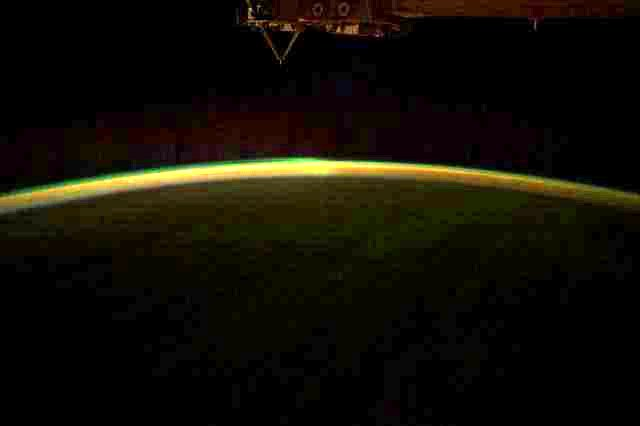
#> input picture 602 - Python/Assignment 7 - Scipy/practice/space/ixppn.jpg, 640 x 426 px; its folder holds only this picture in this run
$ jupyter execute --allow-errors 'Practice - Scipy.ipynb'   (Python 2 division)   (older library calls are emulated)
#> lines starting #> are read from the running program, lines starting #| are printed output that depends on the picture
[cell 1]
import numpy as np
from scipy.optimize import curve_fit

# Creating a function to model and create data
def func(x, a, b):
    return a * x + b

# Generating clean data
x = np.linspace(0, 10, 100)
y = func(x, 1, 2)

# Adding noise to the data

yn = y + 12.1 * np.random.normal(size=len(x))

# Executing curve_fit on noisy data
popt, pcov = curve_fit(func, x, yn)

np.cov(x)

# popt returns the best fit values for parameters of
# the given model (func).
print(popt)
print(pcov)

#yfit = [popt[1] + popt[0]*xi for xi in x]
#print(popt[1])

#> (the rest of this cell did not finish here and is left out)

[cell 2]
def func(x, a, b):
    return a * x + b

score = np.array([[90,60,90],[90,90,30],[60,60,60],[60,60,90],[30,30,30]])

score1 = np.array([[90,90,60,60,30],[60,90,60,60,30],[90,30,60,90,30]])
x = np.array([1,2,3,4,5])

print np.cov(score1)

[cell 3]
# Creating a function to model and create data
def func(x, a, b, c):
    return a*np.exp(-(x-b)**2/(2*c**2))

# Generating clean data
x = np.linspace(0, 10, 100)
y = func(x, 1, 5, 2)
# Adding noise to the data
yn = y + 0.2 * np.random.normal(size=len(x))
# Executing curve_fit on noisy data
popt, pcov = curve_fit(func, x, yn)

print(popt)
print(pcov)

#yfit = [popt[1] + popt[0]*xi for xi in x]
#print(popt[1])

#> (the rest of this cell did not finish here and is left out)

[cell 4]
# Two-Gaussian model
def func(x, a0, b0, c0, a1, b1,c1):
    return a0*np.exp(-(x - b0) ** 2/(2 * c0 ** 2))\
+ a1 * np.exp(-(x - b1) ** 2/(2 * c1 ** 2))
# Generating clean data
x = np.linspace(0, 20, 200)
y = func(x, 1, 3, 1, -2, 15, 0.5)
# Adding noise to the data
yn = y + 0.5 * np.random.normal(size=len(x))
# Since we are fitting a more complex function,
# providing guesses for the fitting will lead to
# better results.
guesses = [1, 3, 1, 1, 15, 1]
# Executing curve_fit on noisy data
popt, pcov = curve_fit(func, x, yn,
p0=guesses)

print(popt)
print(pcov)

#> (the rest of this cell did not finish here and is left out)

#> (a cell that did not finish here is left out)

[cell 6]
# Defining function to simplify intersection solution
def findIntersection(func1, func2, x0):
    return fsolve(lambda x : func1(x) - func2(x), x0)
# Defining functions that will intersect
funky = lambda x : np.cos(x / 5) * np.sin(x / 2)
line = lambda x : 0.01 * x - 0.5
# Defining range and getting solutions on intersection points
x = np.linspace(0,45,10000)
#> (the rest of this cell did not finish here and is left out)

[cell 7]
from scipy.interpolate import interp1d
# Setting up fake data
x = np.linspace(0, 10 * np.pi, 20)
y = np.cos(x)
# Interpolating data
fl = interp1d(x, y, kind='linear')
fq = interp1d(x, y, kind='quadratic')
# x.min and x.max are used to make sure we do not
# go beyond the boundaries of the data for the
# interpolation.
xint = np.linspace(x.min(), x.max(), 1000)
yintl = fl(xint)
yintq = fq(xint)

#> (the rest of this cell did not finish here and is left out)

[cell 8]
import matplotlib.pyplot as mpl
from scipy.interpolate import UnivariateSpline
# Setting up fake data with artificial noise
sample = 30
x = np.linspace(1, 10 * np.pi, sample)
y = np.cos(x) + np.log10(x) + np.random.randn(sample) / 10
# Interpolating the data
f = UnivariateSpline(x, y, s=1)
# x.min and x.max are used to make sure we do not
# go beyond the boundaries of the data for the
# interpolation.
xint = np.linspace(x.min(), x.max(), 1000)
yint = f(xint)

mpl.plot(xint,yint)
mpl.show()
#> figure, not shown here; curve peaks at x = 31.42, y = 2.59

[cell 9]
from scipy.interpolate import griddata
# Defining a function
ripple = lambda x, y: np.sqrt(x**2 + y**2)+np.sin(x**2 + y**2)
# Generating gridded data. The complex number defines
# how many steps the grid data should have. Without the
# complex number mgrid would only create a grid data structure
# with 5 steps.
grid_x, grid_y = np.mgrid[0:5:1000j, 0:5:1000j]
# Generating sample that interpolation function will see
xy = np.random.rand(1000, 2)
sample = ripple(xy[:,0] * 5 , xy[:,1] * 5)
# Interpolating data with a cubic
grid_z0 = griddata(xy * 5, sample, (grid_x, grid_y), method='cubic')

print(sample)

[cell 10]
import seaborn as sns
import matplotlib.pyplot as mpl
import numpy as np

mpl.hist([np.random.rand(1000),np.random.rand(1000)],stacked=True)
mpl.show()
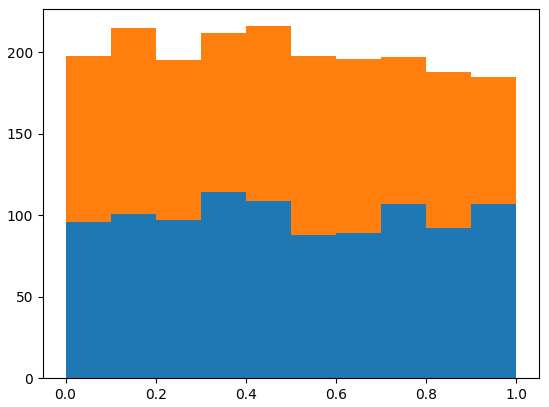
#> figure drawn by matplotlib, 1 panel; tallest bar 114 high, from x = 0.3 to 0.4; tallest bar 114 high, from x = 0.1 to 0.2

[cell 11]
from scipy.optimize import fsolve
line = lambda x: x + 3
solution = fsolve(line, -2)
print solution

mpl.plot(solution)
mpl.show()

[cell 12]
from scipy.optimize import fsolve
import matplotlib.pyplot as mpl
import numpy as np
# Defining function to simplify intersection solution
def findIntersection(func1, func2, x0):
    return fsolve(lambda x : func1(x) - func2(x), x0)

# Defining functions that will intersect
funky = lambda x : np.cos(x / 5) * np.sin(x / 2)
line = lambda x : 0.01 * x - 0.5
# Defining range and getting solutions on intersection points
x = np.linspace(0,45,10000)
result = findIntersection(funky, line, [15, 20, 30, 35, 40, 45])
# Printing out results for x and y
print(result, line(result))


mpl.plot(x,funky(x))
mpl.plot(x,line(x))
mpl.plot(result, line(result))

mpl.show()
#> figure, not shown here; curve peaks at x = 28.74, y = 0.837; curve peaks at x = 45, y = -0.05

[cell 13]
import numpy as np
import matplotlib.pyplot as mpl
from scipy.interpolate import UnivariateSpline
# Setting up fake data with artificial noise
sample = 30
x = np.linspace(1, 10 * np.pi, sample)
y = np.cos(x) + np.log10(x) + np.random.randn(sample) / 10
# Interpolating the data
f = UnivariateSpline(x, y, s=1)
# x.min and x.max are used to make sure we do not
# go beyond the boundaries of the data for the
# interpolation.
xint = np.linspace(x.min(), x.max(), 1000)
yint = f(xint)


mpl.plot(xint,f(xint))
mpl.plot(x,y)

mpl.show()
#> figure, not shown here; curve peaks at x = 31.42, y = 2.66; curve peaks at x = 31.42, y = 2.65

[cell 14]
from scipy.interpolate import griddata
# Defining a function
ripple = lambda x, y: np.sqrt(x**2 + y**2)+np.sin(x**2 + y**2)
# Generating gridded data. The complex number defines
# how many steps the grid data should have. Without the
# complex number mgrid would only create a grid data structure
# with 5 steps.
grid_x, grid_y = np.mgrid[0:5:1000j, 0:5:1000j]
# Generating sample that interpolation function will see
xy = np.random.rand(1000, 2)
sample = ripple(xy[:,0] * 5 , xy[:,1] * 5)
# Interpolating data with a cubic
grid_z0 = griddata(xy * 5, sample, (grid_x, grid_y), method='cubic')

mpl.plot(grid_x,ripple(grid_x,grid_y))
mpl.show()
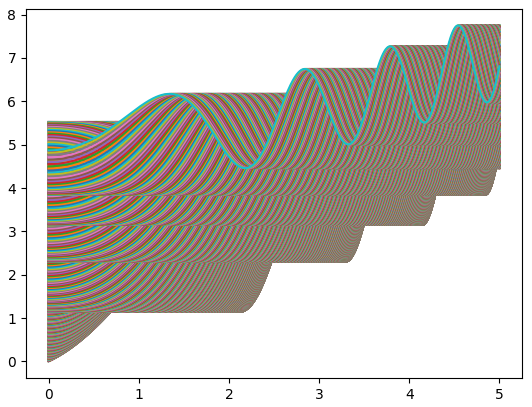
#> figure drawn by matplotlib, 1 panel; curve peaks at x = 4.53, y = 5.52; curve peaks at x = 4.53, y = 5.52; curve peaks at x = 4.53, y = 5.52

[cell 15]
import numpy as np
from scipy.integrate import quad
# Defining function to integrate
func = lambda x: np.cos(np.exp(x)) ** 2
# Integrating function with upper and lower
# limits of 0 and 3, respectively
solution = quad(func, 0, 3)
print solution

x = np.linspace(0, 3)
# The first element is the desired value
# and the second is the error.
# (1.296467785724373, 1.397797186265988e-09)

mpl.plot(x,func(x))
mpl.show()
#> figure, not shown here; curve peaks at x = 1.84, y = 1

[cell 16]
from scipy.integrate import quad, trapz
# Setting up fake data
x = np.sort(np.random.randn(150) * 4 + 4).clip(0,5)
func = lambda x: np.sin(x) * np.cos(x ** 2) + 1
y = func(x)
# Integrating function with upper and lower
# limits of 0 and 5, respectively
fsolution = quad(func, 0, 5)
dsolution = trapz(y, x=x)

print('fsolution = ' + str(fsolution[0]))
print('dsolution = ' + str(dsolution))
print('The difference is ' + str(np.abs(fsolution[0] - dsolution)))

mpl.plot(x,func(x))
mpl.show()
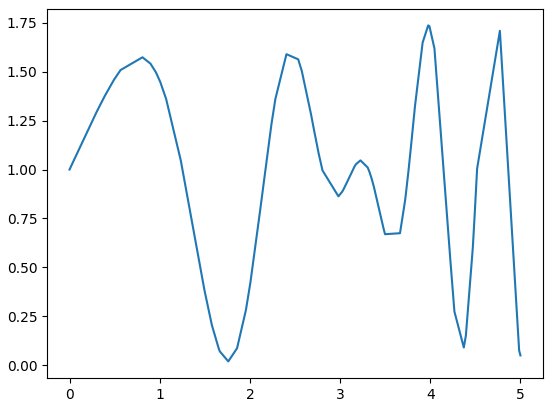
#> figure drawn by matplotlib, 1 panel

[cell 17]
import numpy as np
from scipy.stats import norm
# Set up the sample range
x = np.linspace(-5,15,1000)
# Here set up the parameters for the normal distribution,
# where loc is the mean and scale is the standard deviation.
dist = norm(loc=5, scale=1)
# Retrieving norm's PDF and CDF
pdf = dist.pdf(x)
cdf = dist.cdf(x)
# Here we draw out 500 random values from the norm.
sample = dist.rvs(500)
#print(sample)

mpl.plot(x,pdf)
mpl.plot(x,cdf)

mpl.show()
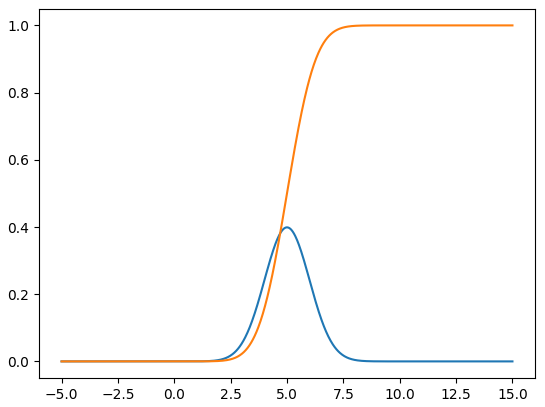
#> figure drawn by matplotlib, 1 panel; curve peaks at x = 4.99, y = 0.399; curve peaks at x = 13.3, y = 1

mpl.hist(sample)
mpl.show()
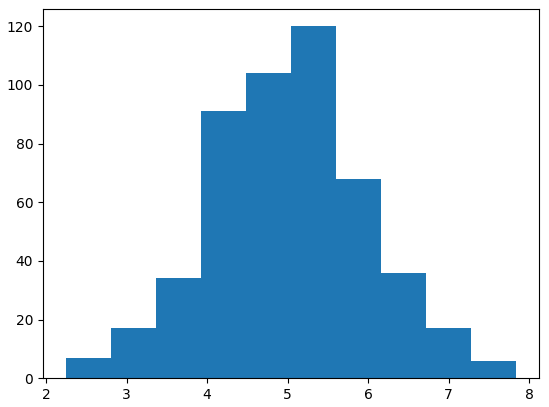
#> figure drawn by matplotlib, 1 panel; tallest bar 120 high, from x = 5.04 to 5.6

[cell 18]
from scipy.stats import geom
# Here set up the parameters for the geometric distribution.
p = 0.5
dist = geom(p)
# Set up the sample range.
x = np.linspace(0, 5, 1000)
# Retrieving geom's PMF and CDF
pmf = dist.pmf(x)
cdf = dist.cdf(x)
# Here we draw out 500 random values.
sample = dist.rvs(500)


mpl.plot(x,pmf)
mpl.plot(x,cdf)

mpl.show()
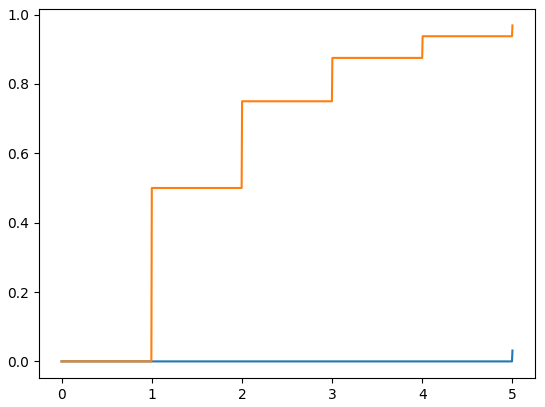
#> figure drawn by matplotlib, 1 panel; curve peaks at x = 5, y = 0.0312; curve peaks at x = 5, y = 0.969

mpl.hist(sample)
mpl.show()
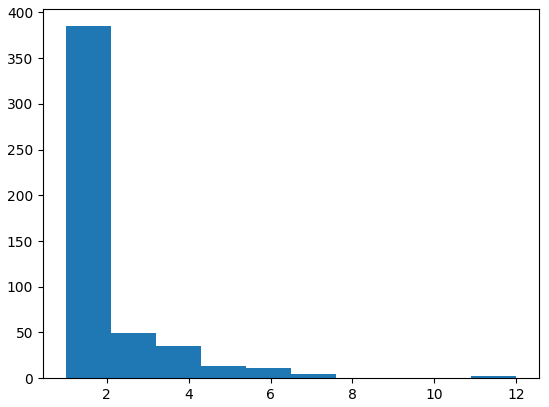
#> figure drawn by matplotlib, 1 panel; tallest bar 385 high, from x = 1 to 2.1

[cell 19]
import numpy as np
from scipy import stats
# Generating a normal distribution sample
# with 100 elements
sample = np.random.randn(100)
# normaltest tests the null hypothesis.
out = stats.normaltest(sample)
print('normaltest output')
print('Z-score = ' + str(out[0]))
print('P-value = ' + str(out[1]))
# kstest is the Kolmogorov-Smirnov test for goodness of fit.
# Here its sample is being tested against the normal distribution.
# D is the KS statistic and the closer it is to 0 the better.
out = stats.kstest(sample, 'norm')
print('\nkstest output for the Normal distribution')
print('D = ' + str(out[0]))
print('P-value = ' + str(out[1]))
# Similarly, this can be easily tested against other distributions,
# like the Wald distribution.
out = stats.kstest(sample, 'wald')
print('\nkstest output for the Wald distribution')
print('D = ' + str(out[0]))
print('P-value = ' + str(out[1]))

[cell 20]
import numpy as np
from scipy import stats
# Generating a normal distribution sample
# with 100 elements
sample = np.random.randn(100)
# The harmonic mean: Sample values have to
# be greater than 0.
out = stats.hmean(sample[sample > 0])
print('Harmonic mean = ' + str(out))
# The mean, where values below -1 and above 1 are
# removed for the mean calculation
out = stats.tmean(sample, limits=(-1, 1))
print('\nTrimmed mean = ' + str(out))
# Calculating the skewness of the sample
out = stats.skew(sample)
print('\nSkewness = ' + str(out))
# Additionally, there is a handy summary function called
# describe, which gives a quick look at the data.
out = stats.describe(sample)
print('\nSize = ' + str(out[0]))
print('Min = ' + str(out[1][0]))
print('Max = ' + str(out[1][1]))
print('Mean = ' + str(out[2]))
print('Variance = ' + str(out[3]))
print('Skewness = ' + str(out[4]))
print('Kurtosis = ' + str(out[5]))

[cell 21]
import rpy2.rinterface as rpy
rpy.initr()
#> (this line was passed over: rpy2 is not available in this run)
#> (the rest of this cell did not finish here and is left out)

[cell 22]
# import and initialize
import rpy2.rinterface as ri
ri.initr()
#> (this line was passed over: rpy2 is not available in this run)

# make a function to rename column i
def rename_col_i(m, i, name):
    m.do_slot("dimnames")[1][i] = name

# create a matrix
matrix = ri.baseenv["matrix"]
rlist = ri.baseenv["list"]
print(rlist)
#> (the rest of this cell did not finish here and is left out)

[cell 23]
import numpy as np
from scipy.cluster import vq
# Creating data
c1 = np.random.randn(100, 2) + 5
c2 = np.random.randn(30, 2) - 5
c3 = np.random.randn(50, 2)
# Pooling all the data into one 180 x 2 array
data = np.vstack([c1, c2, c3])
# Calculating the cluster centroids and variance
# from kmeans
centroids, variance = vq.kmeans(data, 3)
# The identified variable contains the information
# we need to separate the points in clusters
# based on the vq function.
identified, distance = vq.vq(data, centroids)
# Retrieving coordinates for points in each vq
# identified core
vqc1 = data[identified == 0]
vqc2 = data[identified == 1]
vqc3 = data[identified == 2]

data1 = np.vstack([vqc1, vqc2, vqc3])

mpl.scatter(data,data1)
#mpl.plot(c2,vqc2)
mpl.show()
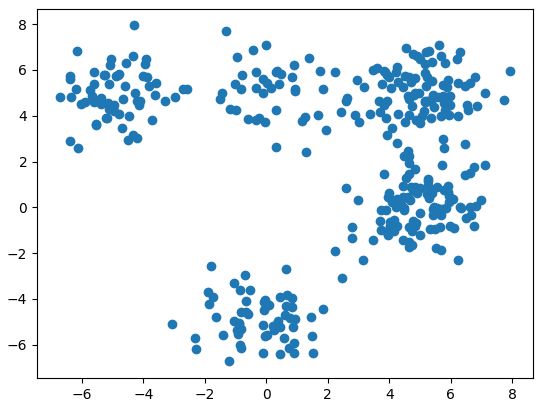
#> figure drawn by matplotlib, 1 panel


#print(centroids)

[cell 24]
import numpy as np
import matplotlib.pyplot as mpl
from mpl_toolkits.mplot3d import Axes3D
from scipy.spatial.distance import pdist, squareform
import scipy.cluster.hierarchy as hy
# Creating a cluster of clusters function
def clusters(number = 20, cnumber = 5, csize = 10):
    # Note that the way the clusters are positioned is Gaussian randomness.
#> called with number = 20, cnumber = 5, csize = 10
    rnum = np.random.rand(cnumber, 2)
    rn = rnum[:,0] * number
    rn = rn.astype(int)
    rn[np.where(rn < 5 )] = 5
    rn[np.where(rn > number/2. )] = round(number / 2., 0)
    ra = rnum[:,1] * 2.9
    ra[np.where(ra < 1.5)] = 1.5
    cls = np.random.randn(number, 3) * csize

    # Random multipliers for central point of cluster
    rxyz = np.random.randn(cnumber-1, 3)
    for i in xrange(cnumber-1):
        tmp = np.random.randn(rn[i+1], 3)
        x = tmp[:,0] + ( rxyz[i,0] * csize )
        y = tmp[:,1] + ( rxyz[i,1] * csize )
        z = tmp[:,2] + ( rxyz[i,2] * csize )
        tmp = np.column_stack([x,y,z])
        cls = np.vstack([cls,tmp])
    return cls
# Generate a cluster of clusters and distance matrix.
cls = clusters()
D = pdist(cls[:,0:2])
D = squareform(D)
# Compute and plot first dendrogram.
fig = mpl.figure(figsize=(8,8))
ax1 = fig.add_axes([0.09,0.1,0.2,0.6])
Y1 = hy.linkage(D, method='complete')
cutoff = 0.3 * np.max(Y1[:, 2])
Z1 = hy.dendrogram(Y1, orientation='right', color_threshold=cutoff)
ax1.xaxis.set_visible(False)
ax1.yaxis.set_visible(False)
# Compute and plot second dendrogram.
ax2 = fig.add_axes([0.3,0.71,0.6,0.2])
Y2 = hy.linkage(D, method='average')
cutoff = 0.3 * np.max(Y2[:, 2])
Z2 = hy.dendrogram(Y2, color_threshold=cutoff)
ax2.xaxis.set_visible(False)
ax2.yaxis.set_visible(False)
# Plot distance matrix.
ax3 = fig.add_axes([0.3,0.1,0.6,0.6])
idx1 = Z1['leaves']
idx2 = Z2['leaves']
D = D[idx1,:]
D = D[:,idx2]
ax3.matshow(D, aspect='auto', origin='lower', cmap=mpl.cm.YlGnBu)
ax3.xaxis.set_visible(False)
ax3.yaxis.set_visible(False)
# Plot colorbar.
fig.savefig('cluster_hy_f01.pdf', bbox = 'tight')
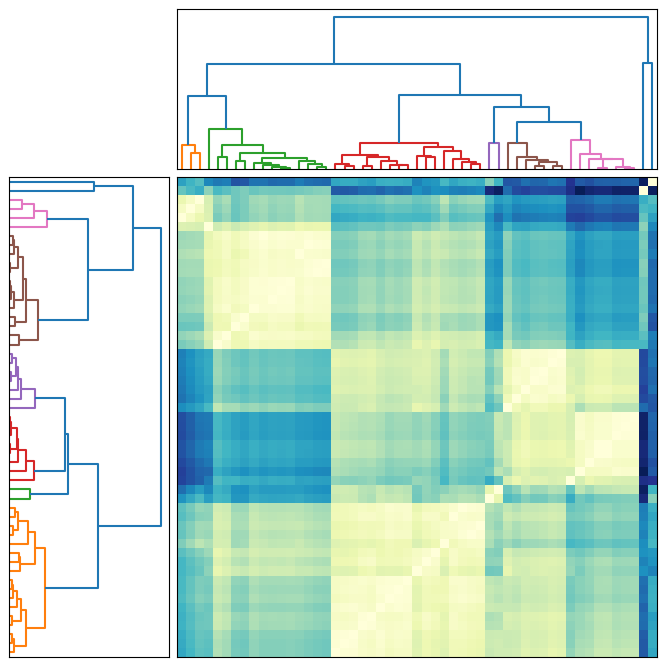
#> figure drawn by matplotlib, 3 panels

[cell 25]
# Same imports and cluster function from the previous example
# follow through here.
# Here we define a function to collect the coordinates of
# each point of the different clusters.
def group(data, index):
    number = np.unique(index)
    groups = []
    for i in number:
        groups.append(data[index == i])
    return groups
# Creating a cluster of clusters
cls = clusters()
# Calculating the linkage matrix
Y = hy.linkage(cls[:,0:2], method='complete')
# Here we use the fcluster function to pull out a
# collection of flat clusters from the hierarchical
# data structure. Note that we are using the same
# cutoff value as in the previous example for the dendrogram
# using the 'complete' method.
cutoff = 0.3 * np.max(Y[:, 2])
index = hy.fcluster(Y, cutoff, 'distance')
# Using the group function, we group points into their
# respective clusters.
groups = group(cls, index)
# Plotting clusters
fig = mpl.figure(figsize=(6, 6))
ax = fig.add_subplot(111)
colors = ['r', 'c', 'b', 'g', 'orange', 'k', 'y', 'gray']
for i, g in enumerate(groups):
    i = np.mod(i, len(colors))
    ax.scatter(g[:,0], g[:,1], c=colors[i], edgecolor='none', s=50)
    ax.xaxis.set_visible(False)
    ax.yaxis.set_visible(False)
fig.savefig('cluster_hy_f02.pdf', bbox = 'tight')
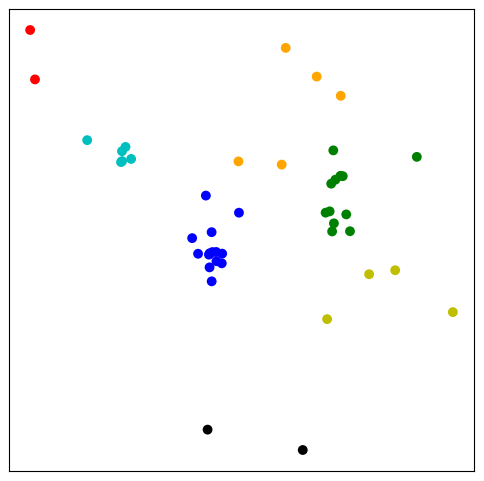
#> figure drawn by matplotlib, 1 panel

[cell 26]
import numpy as np
from scipy.misc import imread, imsave
from glob import glob
# Getting the list of files in the directory
files = glob('space/*.JPG')

# Opening up the first image for loop
im1 = imread(files[0]).astype(np.float32)
print im1[1]
# Starting loop and continue co-adding new images
for i in xrange(1, len(files)):
    print i
    im1 += imread(files[i]).astype(np.float32)
#print im1
# Saving img
imsave('stacked_image.jpg', im1)
